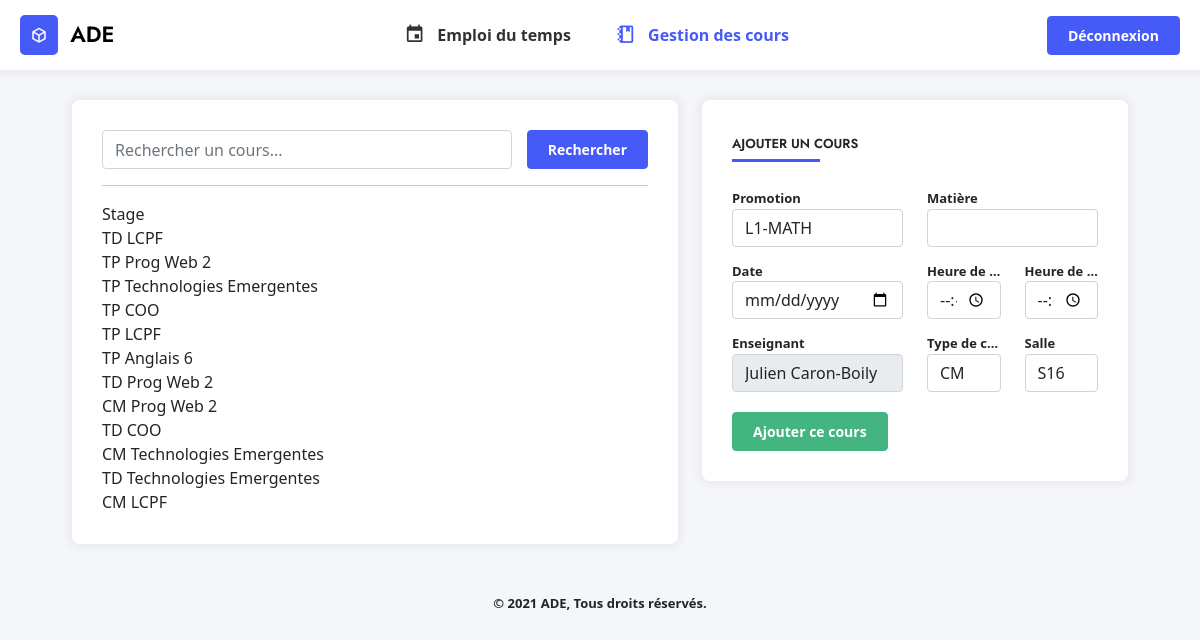
Page /gestion.php (signed in) on the committed database.
### tables this page shows
CREATE TABLE Cours (
    CourID INTEGER PRIMARY KEY AUTOINCREMENT,
    MatiereID INTEGER NOT NULL,
    DateCour VARCHAR(30) NOT NULL,
    HeureDebut time NOT NULL,
    HeureFin time NOT NULL,
    UsagerID INTEGER,
    TypeID INTEGER,
    SalleID INTEGER,
    CONSTRAINT cour_matiere_fk FOREIGN KEY (MatiereID) REFERENCES Matieres(MatiereID) ON DELETE CASCADE,
    CONSTRAINT cour_enseignant_fk FOREIGN KEY (UsagerID) REFERENCES Usagers(UsagerID) ON DELETE CASCADE,
    CONSTRAINT cour_type_fk FOREIGN KEY (TypeID) REFERENCES TypeCours(TypeID) ON DELETE CASCADE,
    CONSTRAINT cour_salle_fk FOREIGN KEY (SalleID) REFERENCES Salles(SalleID) ON DELETE CASCADE
);

CREATE TABLE Matieres (
    MatiereID INTEGER PRIMARY KEY AUTOINCREMENT,
    NomMatiere VARCHAR(25) NOT NULL,
    CouleurMatiere VARCHAR(10) NOT NULL,
    PromotionID INTEGER NOT NULL,
    CONSTRAINT cour_promo_fk FOREIGN KEY (PromotionID) REFERENCES Promotions(PromotionID) ON DELETE CASCADE
);

CREATE TABLE TypeCours (
    TypeID INTEGER PRIMARY KEY AUTOINCREMENT,
    NomType VARCHAR NOT NULL
);

### gestion.php (the view, shortened to what this page needs)
<!DOCTYPE html>
<?php
require_once('./config.php');
$last_search = '';
?>
<html lang="fr-FR">
<head>
    <link type="text/css" rel="stylesheet" href="./assets/css/icons.min.css">
    <link type="text/css" rel="stylesheet" href="./assets/css/bootstrap.min.css">
    <link type="text/css" rel="stylesheet" href="./assets/css/style.css">
</head>
<body>
    <?php require_once('./views/header.php') ?>
    <div class="container">
        <div class="row">
            <div class="col-md-7">
                <div class="box-content">
                    <form method="GET" action="" class="form-search">
                        <input type="text" name="search" placeholder="Rechercher un cours..." class="form-control">
                        <input type="submit" value="Rechercher" class="btn btn-primary">
                    </form>
                    <hr>
                    <?php
                    $sql = 'WHERE NomMatiere LIKE \'%'.$last_search.'%\' ';
                    $sCours = $bdd->query('SELECT * FROM Cours INNER JOIN Matieres USING(MatiereID) LEFT JOIN TypeCours USING(TypeID)' . $sql. ' ORDER BY DateCour DESC');
                    while($aCours = $sCours->fetch(PDO::FETCH_ASSOC)) {
                        echo $aCours['NomType'] . ' ' . $aCours['NomMatiere'] .  '<br>';
                    } ?>
                </div>
            </div>
            <div class="col-md-5">
                <div class="box-content">
                    <div class="content-title">Ajouter un cours</div>
                    <form method="POST" action="">
                        <div class="row">
                            <div class="col-md-6">
                                <label for="">Promotion</label>
                                <select name="promotion" class="form-control" id="promo">
                                    <?php
                                    $sPromo = $bdd->query('SELECT * FROM Promotions');
                                    while($aPromo = $sPromo->fetch()) {
                                        echo '<option value="'.$aPromo['PromotionID'].'">'.$aPromo['NomPromotion'].'</option>';
                                    } ?>
                                </select>
                            </div>
                            <div class="col-md-6">
                                <label for="">Matière</label>
                                <select name="matiere" id="" class="form-control" id="matiere">
                                </select>
                            </div>
                            <div class="col-md-6">
                                <div class="form-group">
                                    <label for="date">Date</label>
                                    <input type="date" name="date" class="form-control">
                                </div>
                            </div>
                            <div class="col-md-3">
                                <div class="form-group">
                                    <label for="date">Heure de début</label>
                                    <input type="time" name="date" class="form-control">
                                </div>
                            </div>
                            <div class="col-md-3">
                                <div class="form-group">
                                    <label for="date">Heure de fin</label>
                                    <input type="time" name="date" class="form-control">
                                </div>
                            </div>
                            <div class="col-md-6">
                                <div class="form-group">
                                    <label for="date">Enseignant</label>
                                    <input type="text" name="date" class="form-control" value="<?= $_SESSION['prenom']. ' ' .$_SESSION['nom'] ?>" disabled>
                                </div>
                            </div>
                            <div class="col-md-3">
                                <div class="form-group">
                                    <label for="date">Type de cours</label>
                                    <select name="type" class="form-control">
                                    <?php
                                            $query = $bdd->query("SELECT * FROM TypeCours");
                                            while ($row = $query->fetch()){
                                                echo '<option value="' . $row['TypeID'].'">' . $row['NomType'] . '</option>';
                                            }
                                        ?>
                                    </select>
                                </div>
                            </div>
                            <div class="col-md-3">
                                <div class="form-group">
                                    <label for="salle">Salle</label>
                                    <select name="salle" class="form-control">
                                        <?php
                                            $query = $bdd->query("SELECT * FROM Salles");
                                            while ($row = $query->fetch()){
                                                echo '<option value="' . $row['SalleID'].'">' . $row['NomSalle'] . '</option>';
                                            }
                                        ?>
                                    </select>
                                </div>
                            </div>
                        </div>
                        <input type="submit" name="add_cours" value="Ajouter ce cours" class="btn btn-success">
                    </form>
                </div>
            </div>
        </div>
    </div>
    <?php require_once('./views/footer.php') ?>
</body>
</html>

### views/header.php (shortened to what this page needs)
<header class="d-flex flex-row align-items-center justify-content-between">
    <div>
        <a class="logo" href="./">
            <i class="mdi mdi-cube-outline"></i>
            <span class="title-logo">ADE</span>
        </a>
    </div>
    <div class="navigation">
        <ul>
            <li><a href="./" <?= (basename($_SERVER['PHP_SELF']) == 'index.php') ? 'class="active"' : null ?>><i class="mdi mdi-calendar"></i> <span>Emploi du temps</span></a></li>
            <?php if($_SESSION['rang'] > 1) { ?>
                <li><a href="./gestion" <?= (basename($_SERVER['PHP_SELF']) == 'gestion.php') ? 'class="active"' : null ?>><i class="mdi mdi-notebook-outline"></i> <span>Gestion des cours</span></a></li>
            <?php } ?>
        </ul>
    </div>
    <div class="right-tools">
        <a href="./logout" class="btn btn-primary">Déconnexion</a>
    </div>
</header>

### views/footer.php
<footer>
    <p>© 2021 ADE, Tous droits réservés.</p>
</footer>

### assets/css/style.css (style rules this page uses)
* { box-sizing: border-box; outline: none; }
body { background-color: #F5F6FA; margin: 0; padding: 0; }
a { text-decoration: none; }
header { width: 100%; background-color: #fff; padding: 15px 20px; height: 70px; box-shadow: 0px 0px 7px 5px rgba(0,0,0,0.04); }
.logo i { background-color: #455AF7; color: #fff; padding: 8px 10px; margin-right: 8px; font-size: 18px; border-radius: 5px; vertical-align: middle; }
.title-logo { font-family: 'Jost', sans-serif; font-size: 22px; font-weight: 600; color: #000; vertical-align: middle; }
.navigation ul { list-style: none; margin: 0; }
.navigation ul li { display: inline; margin: 0 20px; }
.navigation a { color: #000; opacity: .8; font-weight: 600; }
.navigation a.active { color: #455AF7; opacity: 1; }
.navigation a i { margin-right: 8px; vertical-align: middle; font-size: 1.3rem; }
.navigation a span { vertical-align: middle; }
.right-tools .btn { font-size: 14px; padding: 8px 20px; }
footer { text-align: center; margin: 20px auto; font-weight: 600; font-size: 13px; }
.container { margin-top: 30px; max-width: 90%; }
.box-content { position: relative; width: 100%; padding: 30px; background-color: #fff; border-radius: 8px; margin-bottom: 30px; box-shadow: 0px 0px 7px 5px rgba(0,0,0,0.04); }
.box-content::after { content: ''; clear: both; display: table; }
.content-title { font-family: 'Jost', sans-serif; font-size: 13px; text-transform: uppercase; display: inline-block; position: relative; height: 40px; font-weight: 600; }
.content-title::after { content: ''; margin-top: 5px; border-bottom: 3px solid #455AF7; width: 70%; display: block; }
.box-content .btn { font-size: 14px; padding: 8px 20px; }
.btn { font-weight: 600; }
.btn-primary { background-color: #455AF7; border-color: #455AF7; }
.btn-success { background-color: #43B581; border-color: #43B581; }
.box-content label { font-size: 13px; font-weight: 600; margin-top: 15px; text-overflow: ellipsis; white-space: nowrap; overflow: hidden; display: block; }
.box-content .row { margin-bottom: 20px; }
.form-search { display: flex; overflow: hidden; }
.form-search .btn { margin-left: 15px; }

### rows in the picture
cours: MatiereID.NomMatiere "Stage"
cours: TypeID.NomType "TD", MatiereID.NomMatiere "LCPF"
cours: TypeID.NomType "TP", MatiereID.NomMatiere "Prog Web 2"
cours: TypeID.NomType "TP", MatiereID.NomMatiere "Technologies Emergentes"
cours: TypeID.NomType "TP", MatiereID.NomMatiere "COO"
cours: TypeID.NomType "TP", MatiereID.NomMatiere "LCPF"
cours: TypeID.NomType "TP", MatiereID.NomMatiere "Anglais 6"
cours: TypeID.NomType "TD", MatiereID.NomMatiere "Prog Web 2"
cours: TypeID.NomType "CM", MatiereID.NomMatiere "Prog Web 2"
cours: TypeID.NomType "TD", MatiereID.NomMatiere "COO"
cours: TypeID.NomType "CM", MatiereID.NomMatiere "Technologies Emergentes"
cours: TypeID.NomType "TD", MatiereID.NomMatiere "Technologies Emergentes"
cours: TypeID.NomType "CM", MatiereID.NomMatiere "LCPF"

### other values in the picture
form field promotion "L1-MATH"
form field type "CM"
form field salle "S16"
